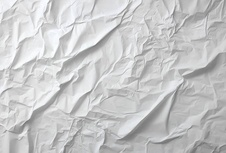
#> input picture input_folder/9877ce5c0ff678e95b26394b061e1d43.jpg, 226 x 153 px, shrunk from 680 x 460 before the run; its folder holds 4 pictures in this run
$ python PhotoGaussianVF.py input_folder 1.0 out
#> lines starting #> are read from the running program, lines starting #| are printed output that depends on the picture
import os
import cv2
import numpy as np
import multiprocessing
import argparse

def process_image(args):
    input_path, output_path, sigma = args
    try:
        # Read the input image
        image = cv2.imread(input_path)
#> image is the input picture: shape (153, 226, 3); mean B, G, R 200.8, 200.3, 199.8
        if image is None:
            print(f"Error: Could not read image {input_path}")
            return

        # Apply Gaussian smoothing
        smoothed_image = cv2.GaussianBlur(image, (0, 0), sigma)
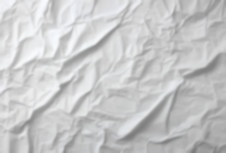
#> smoothed_image: shape (153, 226, 3); mean B, G, R 200.8, 200.3, 199.8

        # Save the processed image to the output directory
        output_filename = os.path.join(output_path, os.path.basename(input_path))
        cv2.imwrite(output_filename, smoothed_image)
        print(f"Processed: {input_path} -> {output_filename}")
    except Exception as e:
        print(f"Error processing {input_path}: {e}")

def main(input_folder, sigma, output_folder):
    if not os.path.exists(output_folder):
        os.makedirs(output_folder)

    # Gather all image files in the input directory
    image_files = [os.path.join(input_folder, f) for f in os.listdir(input_folder) if f.lower().endswith(('.png', '.jpg', '.jpeg', '.bmp'))]

    # Set up arguments for multiprocessing
    arguments = [(input_path, output_folder, sigma) for input_path in image_files]

    # Process images in parallel using multiprocessing
    with multiprocessing.Pool() as pool:
        pool.map(process_image, arguments)
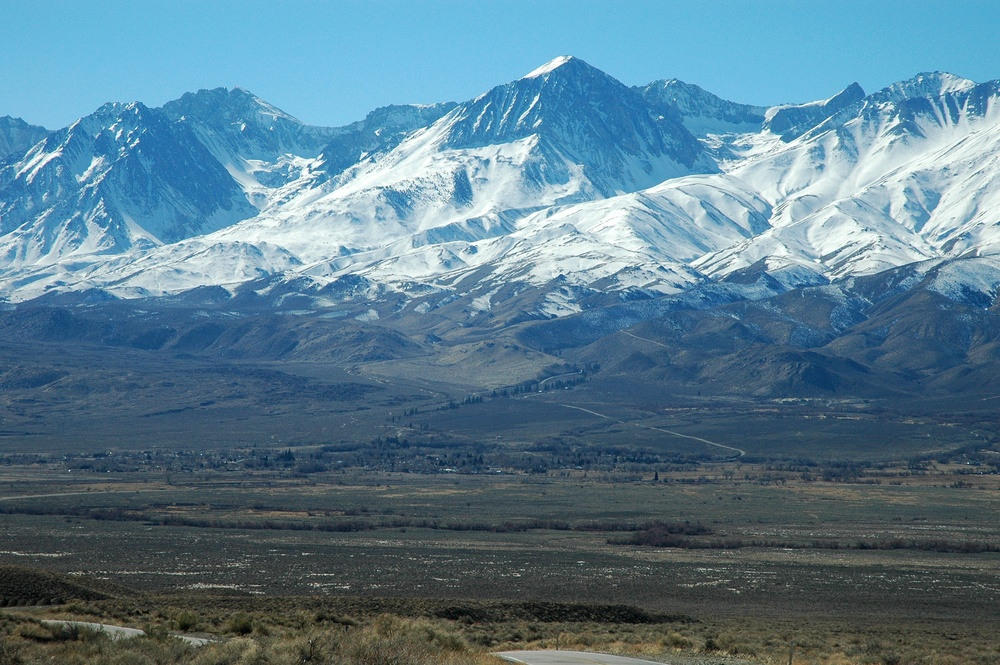
#> input picture input_folder/Big_Pine_landscape.jpg, 1000 x 665 px, shrunk from 3008 x 2000 before the run
#> in process_image, image is the input picture: shape (665, 1000, 3); mean B, G, R 142.3, 124.3, 90.1
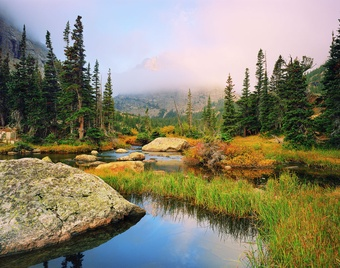
#> input picture input_folder/ClearingFogAtLochVale.jpg, 340 x 268 px, shrunk from 1024 x 805 before the run
#> in process_image, image is the input picture: shape (268, 340, 3); mean B, G, R 110.8, 132.2, 136.1
#> in process_image (call 3), `smoothed_image = cv2.GaussianBlur(image, (0, 0), sigma)`:
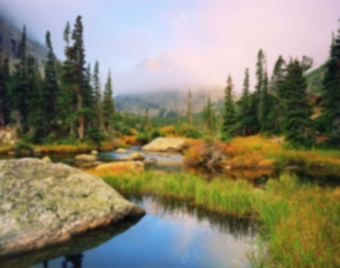
#> smoothed_image: shape (268, 340, 3); mean B, G, R 110.8, 132.2, 136.1
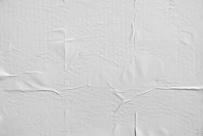
#> input picture input_folder/istockphoto-1552626499-612x612.jpg, 203 x 136 px, shrunk from 612 x 408 before the run
#> in process_image, image is the input picture: shape (136, 203, 3); min 109, max 250, mean 209.3

if __name__ == "__main__":
    parser = argparse.ArgumentParser(description="Apply Gaussian Smoothing to 2D image files in parallel.")
    parser.add_argument("input_folder", type=str, help="Path to the input image folder")
    parser.add_argument("sigma", type=float, help="Standard deviation for Gaussian kernel")
    parser.add_argument("output_folder", type=str, help="Path to save the processed images")

    args = parser.parse_args()
    main(args.input_folder, args.sigma, args.output_folder)
